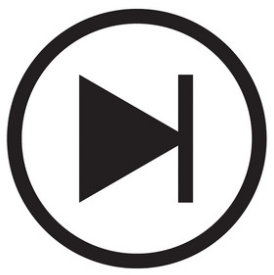
#> input picture FAIME/images/fastforward.png, 274 x 275 px; its folder holds only this picture in this run
$ python -i Functions.py   (imports and definitions only)   (older library calls are emulated)
#> lines starting #> are read from the running program, lines starting #| are printed output that depends on the picture
#> further down, picture is the input picture: shape (275, 274, 3); mean B, G, R 194.2, 193.9, 195
# Copyright (C) 2023 Intel Corporation
# SPDX-License-Identifier: BSD-3-Clause

import cv2
#from scipy.misc import
import PIL
from PIL import Image
from scipy.signal import convolve2d
import numpy as np
from math import atan2, floor, pi, ceil, isnan
import numba as nb
import os
from os import fsync, remove, path
from numpy import frombuffer
from numba import njit, prange
from inspect import _void
from Y4M import *

IMG_EXTENSIONS = ['.jpg', '.JPG', '.jpeg', '.JPEG',
    '.png', '.PNG', '.y4m', '.ppm', '.PPM', '.bmp', '.BMP',]

def is_image_file(filename):
    return any(filename.endswith(extension) for extension in IMG_EXTENSIONS)

# [48 lines left out: functions make_dataset, BGR2YCbCr, YCbCr2BGR, not called in this run]


def BGR2YCbCr_CV(im):
    out = cv2.cvtColor(im, cv2.COLOR_BGR2YCrCb)
    return out

def YCbCr2BGR_CV(im):
    out = cv2.cvtColor(im, cv2.COLOR_YCrCb2BGR)
    return out

# [186 lines left out: functions im2double, Gaussian2d, modcrop, Prepare, PrepareCV, CheapUpscale and 7 more, not called in this run]

CTWindowSize=3
# [18 lines left out: function CT_descriptor, not called in this run]

def Blending1(LR, HR):
    H,W = LR.shape
    H1,W1 = HR.shape
    assert H1==H and W1==W
    Census,CT = CT_descriptor(LR)
    # the larger the census(LCC), the more obvious this pixel, it is more likely to be on a high freq detail. So we should take more from HR.
    # the smaller the census, the more likely this pixel is not on a structure. It is low freq info. We should take more from LR.
    blending1 = Census*HR + (1 - Census)*LR
    return blending1

# [43 lines left out: functions Blending2, Backprojection, createFolder, not called in this run]

def Dog1(im):
    sigma = 0.85
    alpha = 1.414
    r = 15
    ksize = (3, 3)
    G1 = cv2.GaussianBlur(im, ksize, sigma)
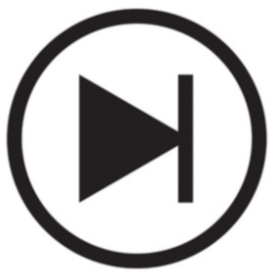
#> G1: shape (275, 274, 3); mean B, G, R 194.2, 193.9, 195
    Ga1 = cv2.GaussianBlur(im, ksize, sigma*alpha)
    D1 = cv2.addWeighted(G1, 1+r, Ga1, -r, 0)
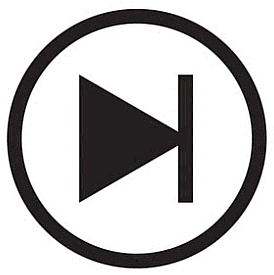
#> D1: shape (275, 274, 3); mean B, G, R 193.7, 193.4, 194.4

    G2 = cv2.GaussianBlur(Ga1, ksize, sigma)
    Ga2 = cv2.GaussianBlur(Ga1, ksize, sigma*alpha)
    D2 = cv2.addWeighted(G2, 1+r, Ga2, -r, 0)

    G3 = cv2.GaussianBlur(Ga2, ksize, sigma)
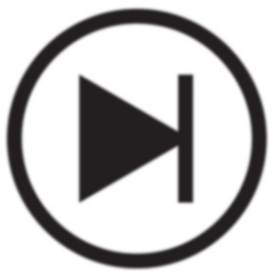
#> G3: shape (275, 274, 3); mean B, G, R 194.3, 193.9, 195
    Ga3 = cv2.GaussianBlur(Ga2, ksize, sigma * alpha)
    D3 = cv2.addWeighted(G3, 1+r, Ga3, -r, 0)

    B1 = Blending1(im, D3)
    B1 = Blending1(im, B1)
    B2 = Blending1(B1, D2)
    B2 = Blending1(im, B2)
    B3 = Blending1(B2, D1)
    B3 = Blending1(im, B3)

    output = B3

    return output

# [204 lines left out: functions Getfromsymmetry1, Getfromsymmetry2, QuantizationProcess, TrainProcess, TrainProcessJIT, sync and 2 more, not called in this run]

def saveASCII_F(arr, pth):
    with open(pth, 'wb+') as outfile:
        np.savetxt(outfile, arr, delimiter=' ', fmt='%-7f')

def saveASCII_D(arr, pth):
    with open(pth, 'wb+') as outfile:
        np.savetxt(outfile, arr, delimiter=' ', fmt='%d')

# [18 lines left out: functions save3DASCII, save2DASCII, load2D, not called in this run]

>>> import cv2
>>> picture = cv2.imread('../../../FAIME/images/fastforward.png')
#> (the run stopped early here; a loop or call above may not have finished)

$ run again, on FAIME/images/next.png
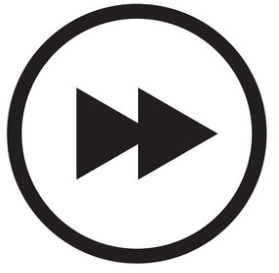
#> input picture FAIME/images/next.png, 279 x 273 px
#> picture is the input picture: shape (273, 279, 3); mean B, G, R 200, 199.7, 200.7
#> in Dog1, `G1 = cv2.GaussianBlur(im, ksize, sigma)`:
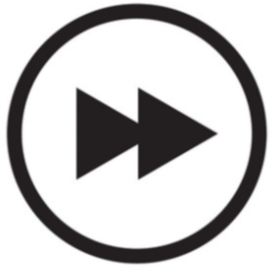
#> G1: shape (273, 279, 3); mean B, G, R 200, 199.7, 200.7
#> in Dog1, `G3 = cv2.GaussianBlur(Ga2, ksize, sigma)`:
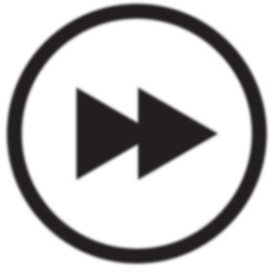
#> G3: shape (273, 279, 3); mean B, G, R 200.1, 199.8, 200.7

$ run again, on FAIME/images/play.png
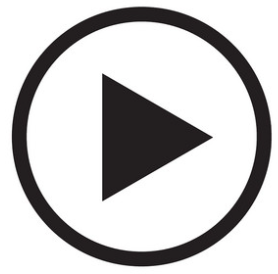
#> input picture FAIME/images/play.png, 278 x 274 px
#> picture is the input picture: shape (274, 278, 3); mean B, G, R 200.2, 199.9, 200.9
#> in Dog1, `D1 = cv2.addWeighted(G1, 1+r, Ga1, -r, 0)`:
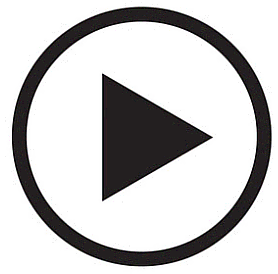
#> D1: shape (274, 278, 3); mean B, G, R 199.7, 199.5, 200.4
#> in Dog1, `G3 = cv2.GaussianBlur(Ga2, ksize, sigma)`:
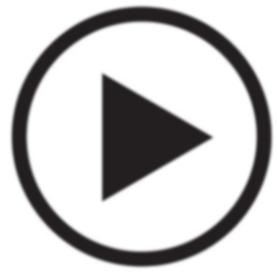
#> G3: shape (274, 278, 3); mean B, G, R 200.3, 200, 201

$ run again, on FAIME/images/prev.png
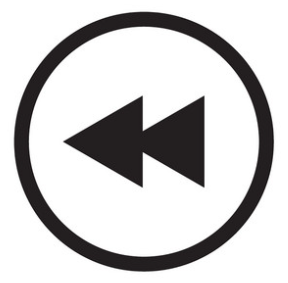
#> input picture FAIME/images/prev.png, 288 x 283 px
#> picture is the input picture: shape (283, 288, 3); mean B, G, R 203.6, 203.3, 204.3
#> in Dog1, `G1 = cv2.GaussianBlur(im, ksize, sigma)`:
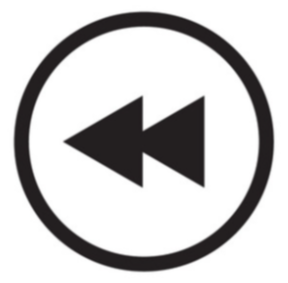
#> G1: shape (283, 288, 3); mean B, G, R 203.6, 203.4, 204.3
#> in Dog1, `G3 = cv2.GaussianBlur(Ga2, ksize, sigma)`:
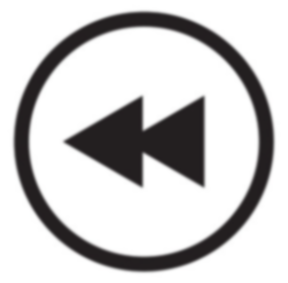
#> G3: shape (283, 288, 3); mean B, G, R 203.6, 203.4, 204.3
